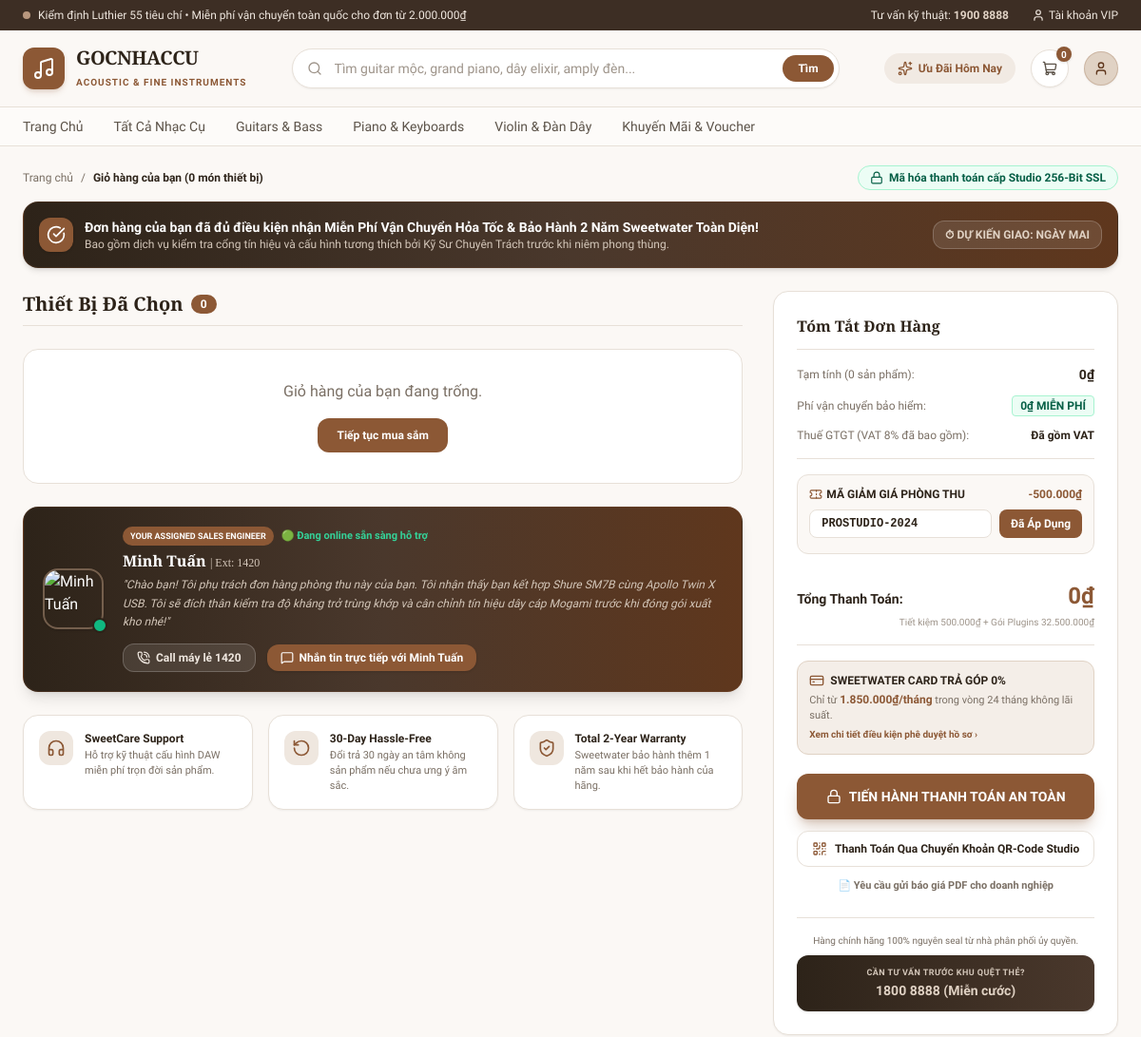
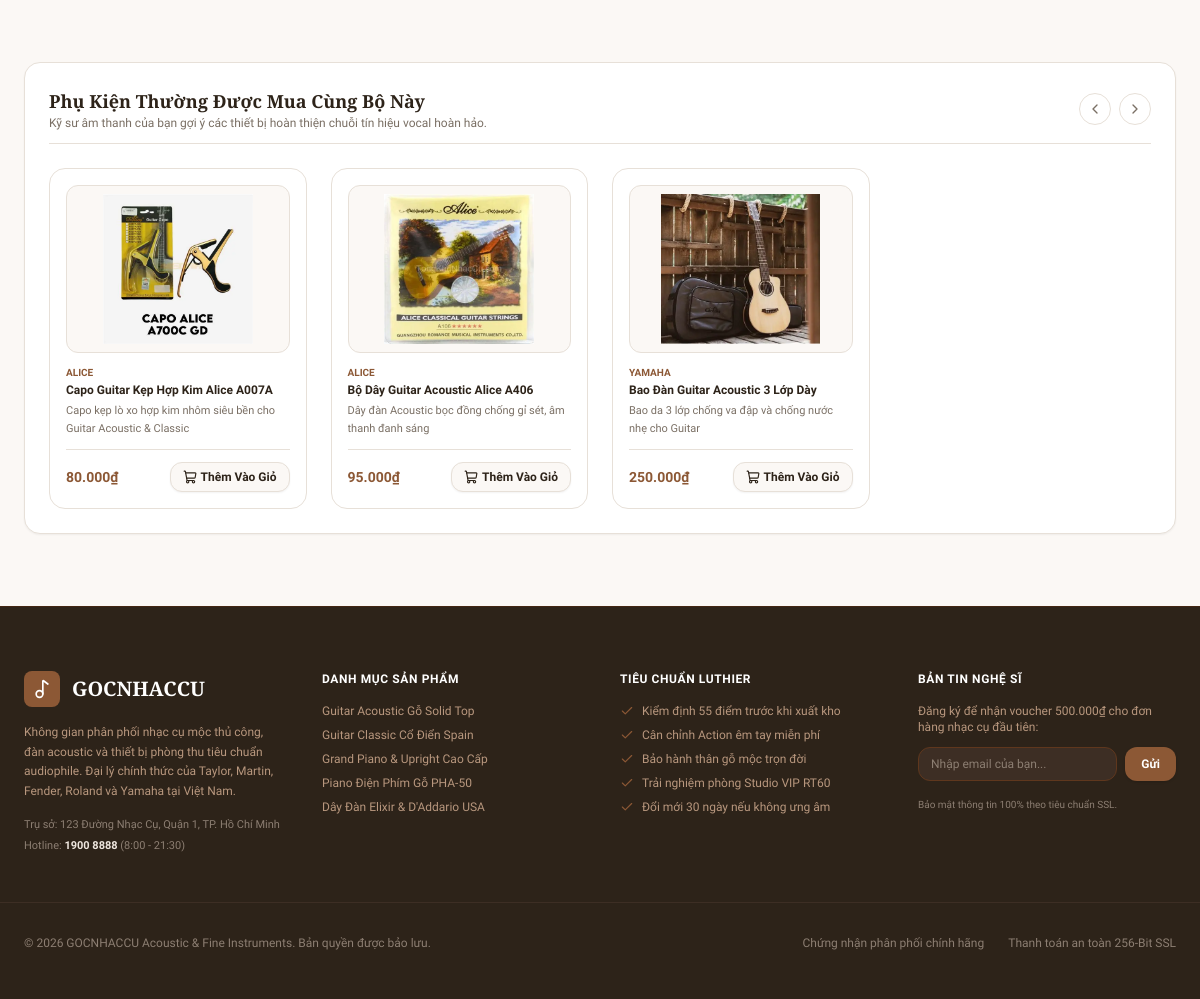
The page /gio-hang.php on the database its author committed (2 pictures, top to bottom).
### tables this page shows
CREATE TABLE `phukien` (
  `PK_Ma` int(11) NOT NULL,
  `LNC_Ma` int(11) NOT NULL,
  `TH_Ma` int(11) NOT NULL,
  `PK_Ten` varchar(150) NOT NULL,
  `PK_GiaBan` decimal(15,2) NOT NULL,
  `PK_GiaKhuyenMai` decimal(15,2) DEFAULT NULL,
  `PK_SoLuongTon` int(11) NOT NULL DEFAULT 0,
  `PK_HinhAnh` varchar(255) DEFAULT NULL,
  `PK_MoTa` text DEFAULT NULL,
  `PK_TrangThai` tinyint(1) DEFAULT 1
);

CREATE TABLE `thuonghieu` (
  `TH_Ma` int(11) NOT NULL,
  `TH_Ten` varchar(100) NOT NULL,
  `TH_Logo` varchar(255) DEFAULT NULL,
  `TH_MoTa` text DEFAULT NULL
);

### gio-hang.php (the view, shortened to what the rows shown need)
<?php
require_once __DIR__ . '/config/database.php';
if (!function_exists('format_vnd')) {
    function format_vnd($number) {
        return number_format($number, 0, ',', '.') . '₫';
    }
}
require_once __DIR__ . '/includes/header.php';
$cart_items = [];
$cross_sell = [];
try {
    $ncIds = [];
    $ncIds = array_unique($ncIds);
    if (!empty($ncIds)) {
        $placeholders = implode(',', array_fill(0, count($ncIds), '?'));
        $sqlCrossSell = "
            SELECT DISTINCT
                pk.PK_Ma AS id,
                pk.PK_Ten AS name,
                pk.PK_GiaBan AS original_price,
                pk.PK_GiaKhuyenMai AS sale_price,
                pk.PK_HinhAnh AS image,
                pk.PK_MoTa AS description,
                th.TH_Ten AS brand
            FROM nhaccuphukien AS nk
            INNER JOIN phukien AS pk ON nk.PK_Ma = pk.PK_Ma
            LEFT JOIN thuonghieu AS th ON pk.TH_Ma = th.TH_Ma
            WHERE nk.NC_Ma IN ($placeholders) AND pk.PK_TrangThai = 1
            LIMIT 4
        ";
        $stmtCS = $conn->prepare($sqlCrossSell);
        $stmtCS->execute($ncIds);
    } else {
        $sqlCrossSell = "
            SELECT
                pk.PK_Ma AS id,
                pk.PK_Ten AS name,
                pk.PK_GiaBan AS original_price,
                pk.PK_GiaKhuyenMai AS sale_price,
                pk.PK_HinhAnh AS image,
                pk.PK_MoTa AS description,
                th.TH_Ten AS brand
            FROM phukien AS pk
            LEFT JOIN thuonghieu AS th ON pk.TH_Ma = th.TH_Ma
            WHERE pk.PK_TrangThai = 1
            LIMIT 4
        ";
        $stmtCS = $conn->prepare($sqlCrossSell);
        $stmtCS->execute();
    }
    $rows = $stmtCS->fetchAll(PDO::FETCH_ASSOC);
    foreach ($rows as $row) {
        $img = $row['image'] ?? '';
        if ($img !== '' && !preg_match('~^https?://~i', $img)) {
            $img = 'images/' . ltrim($img, '/');
        }
        $price = ($row['sale_price'] !== null && (float)$row['sale_price'] > 0)
                 ? (float)$row['sale_price']
                 : (float)$row['original_price'];
        $cross_sell[] = [
            'id'    => (int)$row['id'],
            'name'  => $row['name'],
            'brand' => $row['brand'] ?? 'Khác',
            'price' => $price,
            'image' => $img,
            'desc'  => $row['description'] ?? ''
        ];
    }
} catch (Exception $e) {
    $cross_sell = [];
}
?>
<main class="flex-1 bg-[#FBF8F5] text-[#2D2319] font-sans">
  <section class="max-w-7xl mx-auto px-6 mb-6">
    <div class="bg-gradient-to-r from-[#2D2319] via-[#4A382C] to-[#5F371D] rounded-2xl text-white p-4 flex flex-col sm:flex-row items-start sm:items-center justify-between gap-4 shadow-md border border-[#754728]/30">
      <div class="flex items-center gap-3">
        <div>
          <h2 class="text-sm font-extrabold text-white">Đơn hàng của bạn đã đủ điều kiện nhận Miễn Phí Vận Chuyển Hỏa Tốc & Bảo Hành 2 Năm Sweetwater Toàn Diện!</h2>
        </div>
      </div>
    </div>
  </section>
  <section class="max-w-7xl mx-auto px-6 mb-10">
    <div class="grid grid-cols-1 lg:grid-cols-12 gap-8">
      <div class="lg:col-span-8 space-y-6">
        <div class="flex items-center justify-between pb-2 border-b border-[#E7E0D8]">
          <h2 class="text-xl font-bold font-serif text-[#2D2319] flex items-center gap-2">
            Thiết Bị Đã Chọn
            <span class="bg-[#8C5835] text-white text-xs px-2.5 py-0.5 rounded-full font-sans font-bold"><?= count($cart_items) ?></span>
          </h2>
        </div>
      </div>
    </div>
  </section>
  <section class="max-w-7xl mx-auto px-6 py-6 mb-12">
    <div class="bg-white rounded-2xl border border-[#E7E0D8] p-6 shadow-sm">
      <div class="grid grid-cols-1 sm:grid-cols-2 lg:grid-cols-4 gap-6">
        <?php foreach ($cross_sell as $cs): ?>
          <div class="border border-[#E7E0D8] rounded-2xl p-4 bg-white hover:border-[#8C5835]/50 hover:shadow-md transition flex flex-col justify-between group">
            <div>
              <div class="bg-[#FBF8F5] aspect-[4/3] rounded-xl overflow-hidden mb-3 border border-[#E7E0D8] flex items-center justify-center p-2">
                <img src="<?= htmlspecialchars($cs['image']) ?>" alt="<?= htmlspecialchars($cs['name']) ?>" class="w-full h-full object-contain group-hover:scale-105 transition duration-300"/>
              </div>
              <span class="text-[10px] font-bold uppercase text-[#8C5835] block mb-0.5"><?= htmlspecialchars($cs['brand']) ?></span>
              <h4 class="font-bold text-xs text-[#2D2319] mb-1 line-clamp-2 group-hover:text-[#8C5835] transition"><?= htmlspecialchars($cs['name']) ?></h4>
              <p class="text-[11px] text-[#7A6F64] leading-relaxed mb-3 line-clamp-2"><?= htmlspecialchars($cs['desc']) ?></p>
            </div>
            <div class="pt-3 border-t border-[#E7E0D8] flex items-center justify-between">
              <span class="text-sm font-black text-[#8C5835]"><?= format_vnd($cs['price']) ?></span>
              <button class="bg-[#FBF8F5] hover:bg-[#8C5835] hover:text-white border border-[#E7E0D8] text-[#2D2319] text-xs font-bold px-3 py-1.5 rounded-xl transition flex items-center gap-1 shadow-sm">
                <i data-lucide="shopping-cart" class="w-3.5 h-3.5"></i>
                <span>Thêm Vào Giỏ</span>
              </button>
            </div>
          </div>
        <?php endforeach; ?>
      </div>
    </div>
  </section>
</main>
<?php require_once __DIR__ . '/includes/footer.php'; ?>

### rows shown on the page
phukien: shows a picture, TH_Ma.TH_Ten "ALICE", PK_Ten "Capo Guitar Kẹp Hợp Kim Alice A007A", PK_MoTa "Capo kẹp lò xo hợp kim nhôm siêu bền cho Guitar Acoustic & Classic", price "80.000₫"
phukien: shows a picture, TH_Ma.TH_Ten "ALICE", PK_Ten "Bộ Dây Guitar Acoustic Alice A406", PK_MoTa "Dây đàn Acoustic bọc đồng chống gỉ sét, âm thanh đanh sáng", price "95.000₫"
phukien: shows a picture, TH_Ma.TH_Ten "YAMAHA", PK_Ten "Bao Đàn Guitar Acoustic 3 Lớp Dày", PK_MoTa "Bao da 3 lớp chống va đập và chống nước nhẹ cho Guitar", price "250.000₫"

### other values the page prints
count($_SESSION['gio_hang']) "0"
count($cart_items) "0"
format_vnd($subtotal) "0₫"
format_vnd($total) "0₫"
SITE_ADDRESS "123 Đường Nhạc Cụ, Quận 1, TP. Hồ Chí Minh"
SITE_HOTLINE "1900 8888"
SITE_NAME "GOCNHACCU Acoustic & Fine Instruments"
